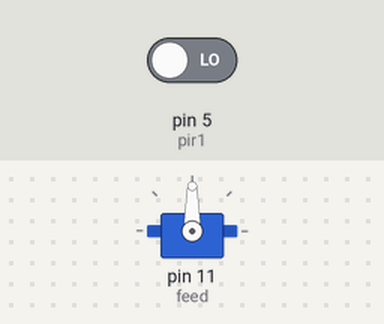
Simulated run of this sketch. Board: Arduino Uno, built with avr-gcc and run on an emulated ATmega328P. Shown: servo. The inputs (shaded band) are chosen by the test bench; at power-on: pin 5 (pir1) LOW.

Above: at 1.2 s.
1.3 s: pin 5 (pir1) driven HIGH
At 1.8 s:
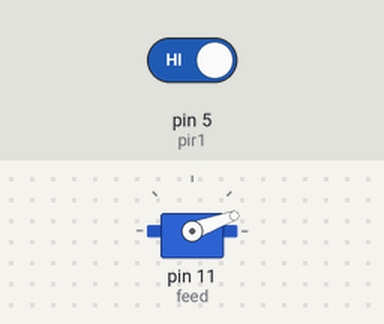
2.9 s: pin 5 (pir1) driven LOW
At 4.3 s:
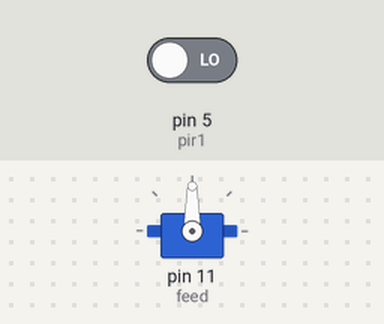
Timing chart, 0 to 5.9 s (numbered marks = the images above; inputs shaded):
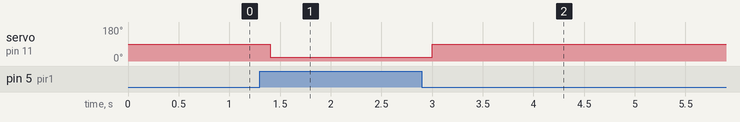

The sketch:

PIR_test.ino
```cpp
#include <Servo.h>
Servo feed;
int pir1 = 5;
int motion;
void setup() {
  feed.attach(11);
  pinMode(pir1, INPUT);

}

void loop() {
  motion = digitalRead(pir1);
  delay(100);
  if(motion == HIGH)
  {
      feed.write(20);
    }
    else
    {
        feed.write(90);
      }

}
```

Measured:
- after the input at 1.3 s, servo on pin 11 (feed): 90° → 20° after 0.10 s
- after the input at 2.9 s, servo on pin 11 (feed): 20° → 90° after 0.10 s
